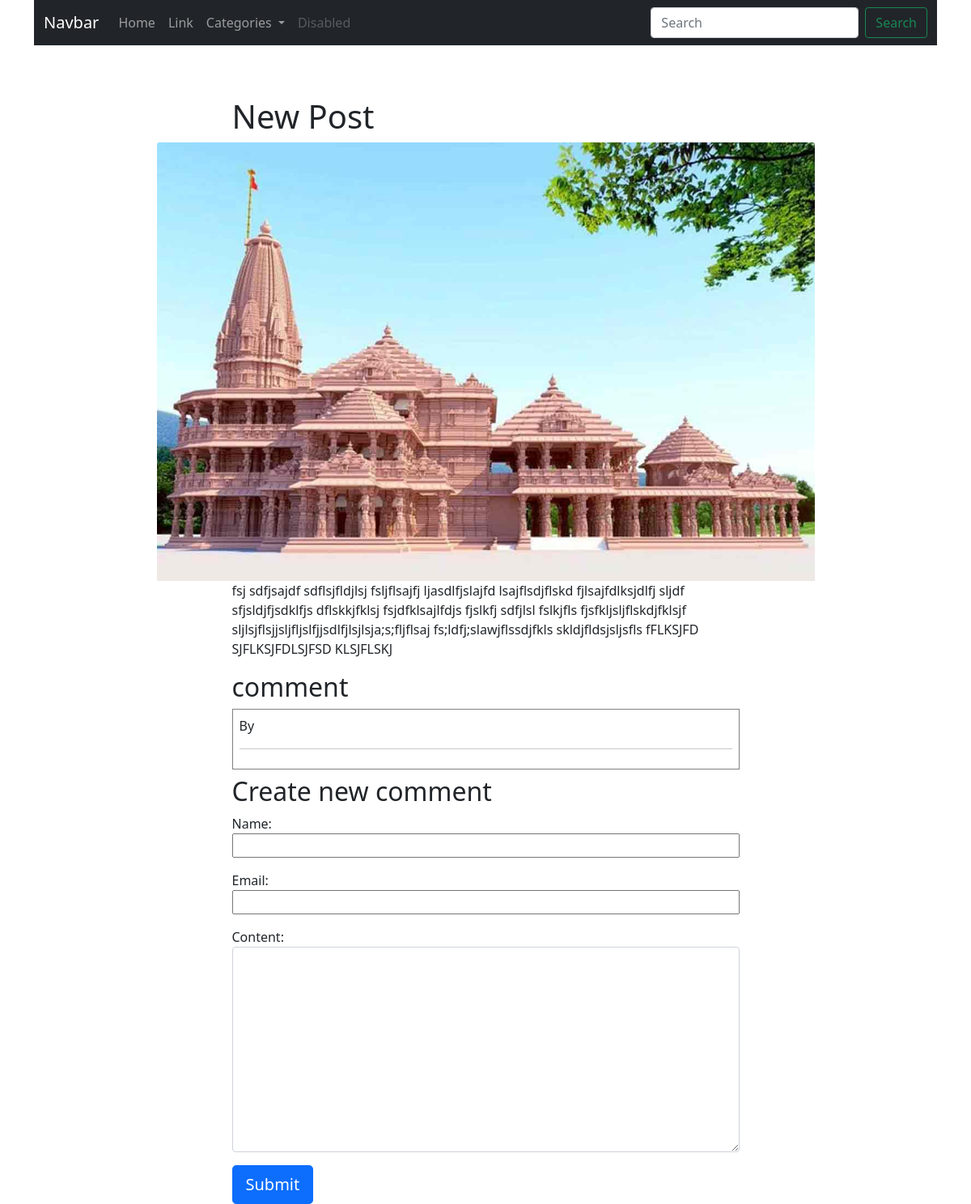
The app's page /newpost/ with its own data.
### blog_app/models.py (models this page shows, shortened)
class Post(models.Model):
    class NewManager(models.Manager):
        def get_queryset(self):
            return super().get_queryset().filter(status='published')
    options = {
        ('draft','Draft'),
        ('published','Published'),
    }
    title = models.CharField(max_length=250)
    category = models.ForeignKey(
        Category, on_delete=models.PROTECT, default=1)
    snippet = models.TextField()
    slug = models.SlugField(max_length=250, unique_for_date='pub_date')
    image = models.ImageField(upload_to=user_directory_path, default="posts/default.jpg")
    pub_date = models.DateTimeField(default=timezone.now)
    author = models.ForeignKey(User, on_delete=models.CASCADE,related_name='blog_posts')
    content = models.TextField()
    status = models.CharField(max_length=10,choices=options,default='draft')
    objects = models.Manager()
    newmanager = NewManager()
    class Meta:
        ordering = ('-pub_date',)

### blog_app/views.py (the view)
# urls.py: path('<slug:post>/', views.post_detail, name='post-detail'),
def post_detail(request, post):
    post = get_object_or_404(Post, slug=post, status='published')
    comments = post.comments.filter(status=True)
    user_comment = None
    if request.method == 'POST':
        comment_form = NewCommentForm(request.POST)
        if comment_form.is_valid():
            user_comment = comment_form.save(commit=False)
            user_comment.post = post
            user_comment.save()
            return HttpResponseRedirect('/' + post.slug)
    else:
        comment_form = NewCommentForm()
    return render(
        request,
        'blog_app/post_detail.html',
        {
        'post': post, 'comments':  user_comment,
        'comments': comments,
        'comment_form': comment_form
        }
    )

### blog_app/forms.py (shortened to what this page needs)
class NewCommentForm(forms.ModelForm):
    parent = TreeNodeChoiceField(queryset=Comment.objects.all())
    def __init__(self, *args, **kwargs):
        super().__init__(*args,**kwargs)
        self.fields['parent'].widget.attrs.update(
            {'class':'d-none'}
        )
        self.fields['parent'].label = ''
        self.fields['parent'].required = False
    class Meta:
        model = Comment
        fields = ('name','parent', 'email', 'content')
        widgets = {
            'name': forms.TextInput(attrs={'class': 'col-sm-12'}),
            'email': forms.TextInput(attrs={'class': 'col-sm-12'}),
            'content': forms.Textarea(attrs={'class': 'form-control'}),
        }

### blog_app/views.py (called while the page is built)
def category_list(request):
    category_list = Category.objects.all()
    context = {
        "category_list": category_list,
    }
    return context

### blog_app/templates/blog_app/post_detail.html (shortened to what this page needs)
{% extends "blog_app/base.html" %}
{% block content %}
<div class="container">
  <div class="row justify-content-md-center pt-5">
    <div class="col-md-7">
      <h1>{{ post.title }}</h1>
    </div>
    <div class="col-md-9"><img class="card-img-top" src="{{ post.image.url }}" alt="{{ post.title }}"></div>
    <div class="col-md-7">
      <p>{{ post.content|safe }}</p>
    </div>
    <div class="col-md-7">
      {% with allcomments.count as total_comments %}
      <h2>
        {{ total_comments }} comment{{ total_comments|pluralize }}
      </h2>
      {% endwith %}
      {% load mptt_tags %}
      <div>
        {% recursetree comments %}
        <div id="{{ node.id }}" class="my-2 p-2" style="border: 1px solid grey;">
          <div class="d-flex justify-content-between">
            By {{ node.name }}
          <div></div>{{ node.publish }}</div>
          <hr />
        </div>
        {% endrecursetree %}
      </div>
      <div id="myDIV" style="display:block;">
        <form id="myForm" method="post">
          <h2>Create new comment</h2>
          {{ comment_form.as_p }}
          <button type="submit" class="btn btn-primary btn-lg btn-block">Submit</button>
        </form>
      </div>
    </div>
  </div>
</div>
{% endblock %}

### records on screen
Post: title "New Post", image (placeholder picture), content "fsj sdfjsajdf sdflsjfldjlsj fsljflsajfj ljasdlfjslajfd lsajflsdjflskd fjlsajfdlksjdlfj sljdf sfjsldjfjsdklfjs dflskkjfklsj fsjdfklsajlfdjs fjslkfj sdfjlsl fslkjfls fjsfkljsljflskdjfklsjf sljlsjflsjjsljfljslfjjsdlfjlsjlsja;s;fljflsaj fs;ldfj;slawjflssdjfkls skldjfldsjsljsfls fFLKSJFD SJFLKSJFDLSJFSD KLSJFLSKJ"
